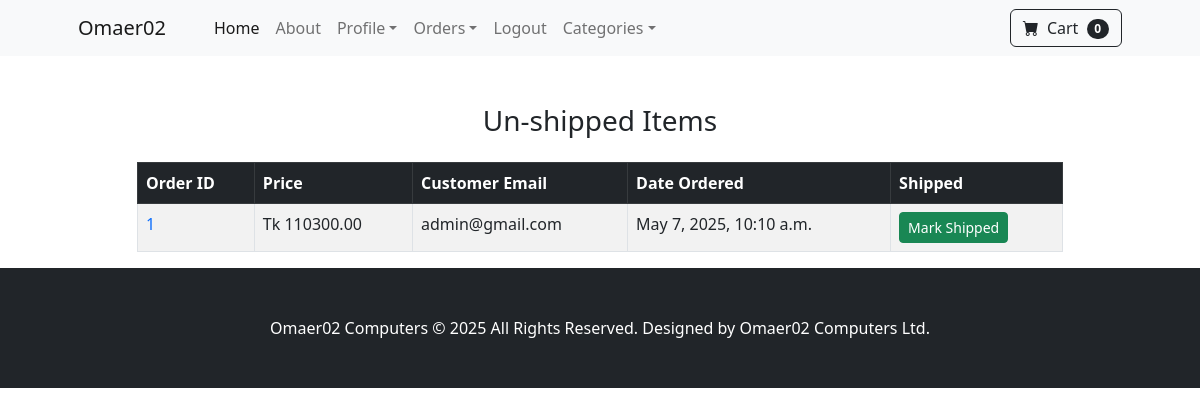
The app's page /payment/notshippedDash (signed in) with its own data.
### payment/models.py (models this page shows, shortened)
class Order(models.Model):
    user = models.ForeignKey(User, on_delete=models.CASCADE, null=True, blank=True)
    fullName = models.CharField(max_length=250)
    email = models.CharField(max_length=250)
    shippingAddress = models.TextField(max_length=15000)
    amountPaid = models.DecimalField(max_digits=10, decimal_places=2)
    dateOrdered = models.DateTimeField(auto_now_add=True)
    shipped = models.BooleanField(default=False)
    dateShipped = models.DateTimeField(blank=True, null=True)

### payment/views.py (the view, shortened to what this page needs)
# urls.py: path('notshippedDash', views.notshippedDash, name='notshippedDash'),
def notshippedDash(request):
    if request.user.is_authenticated and request.user.is_superuser:
        orders = Order.objects.filter(shipped=False)
        return render(request, "payment/notshippedDash.html", {"orders":orders})
    else:
        messages.error(request, "Access denied. Admins only.")
        return redirect('home')

### cart/cart.py (called while the page is built)
    def __len__(self):
        return len(self.cart)

### cart/contextProcessors.py (called while the page is built)
def cart(request):
    return {'cart': Cart(request)}

### payment/templates/payment/notshippedDash.html (shortened to what this page needs)
{% extends 'base.html' %}
{% block content %}
<div class="container mt-5">
    <div class="row justify-content-center">
        <div class="col-lg-10 col-md-12">
            <h3 class="text-center mb-4">Un-shipped Items</h3>
            <div class="table-responsive">
                <table class="table table-striped table-hover table-bordered">
                    <thead class="table-dark">
                        <tr>
                            <th scope="col">Order ID</th>
                            <th scope="col">Price</th>
                            <th scope="col">Customer Email</th>
                            <th scope="col">Date Ordered</th>
                            <th scope="col">Shipped</th>
                        </tr>
                    </thead>
                    <tbody>
                        {% for item in orders %}
                        <tr>
                            <td><a href="{% url 'orders' item.id %}" class="text-decoration-none text-primary">{{ item.id }}</a></td>
                            <td>Tk {{ item.amountPaid }}</td>
                            <td>{{ item.email }}</td>
                            <td>{{ item.dateOrdered }}</td>
                            <td>
                                <form method="POST" class="d-inline">
                                    <button type="submit" class="btn btn-success btn-sm">Mark Shipped</button>
                                </form>
                            </td>
                        </tr>
                        {% endfor %}
                    </tbody>
                </table>
            </div>
        </div>
    </div>
</div>
{% endblock %}

### records on screen
Order: id "1", amountPaid "110300.00", email "admin@gmail.com", dateOrdered "May 7, 2025, 10:10 a.m."

### other values on screen
{{ cart|length }} "0"
